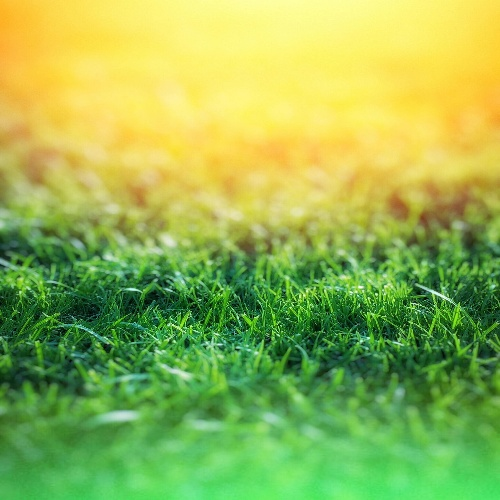
#> input picture Day-03/01.jpg, 500 x 500 px, found by its file name
$ python color_detection.py
#> lines starting #> are read from the running program, lines starting #| are printed output that depends on the picture; after the words box and inside, x2 and y2 are one past the last pixel; in counts of white or black regions, pixels touching at a corner belong together
import cv2
import numpy as np

image = cv2.imread('Day-03/01.jpg')
#> image is the input picture: shape (500, 500, 3); mean B, G, R 81.3, 181.2, 149.3

image = cv2.resize(image, (500, 500))
cv2.imshow("Original Image", image)
cv2.waitKey(0)
cv2.destroyAllWindows()

"""
----------------------------------------------------------------
CONVERTING THE IMAGE TO HSV:

Why?

HSV is more robust and easier to use when you need to detect specific colors regardless of lighting variations.
BGR colors are represented through combinations of red, green, and blue components.
These components are highly sensitive to lighting variations. This can alter the perceived color.
----------------------------------------------------------------
"""

#Converting the image to HSV
hsv_image = cv2.cvtColor(image, cv2.COLOR_BGR2HSV)
#> hsv_image: shape (500, 500, 3); mean H, S, V 43.7, 152.6, 190.7

"""
----------------------------------------------------------------
LOWER AND UPPER BOUNDARIES FOR THE COLOR:

Explanation:

lower_green =
    [50, 100, 100]
    hue, saturation, and value respectively.

upper_green =
    [70, 255, 255]
    hue, saturation, and value respectively.

Within OpenCV, Hue values are between 0 and 180 to maintain an 8-bit format.
 -Normally, Hue values are between 0 and 360 representing the color wheel.
    -Red[0-10]
    -Orange[10-20]
    -Yellow[20-30]
    -Green[50-70]
    -Cyan[85-95]
    -Blue[110-130]
    -Violet[130-145]
    -Magenta[145-160]

Saturation values are between 0 and 255.

Saturation[0] = No color present in the pixel, it is completely gray.
    - Low saturations appear more washed out.

Saturation[255] = The color is completely saturated. Represents the fullest color intensity,
with no white mixed in.
    - Colors with high saturation will appear more vibrant.

Value values are between 0 and 255.
    - Value[0] = Black. Represents complete darkness, regardless of hue and satursation levels.
    - Value[255] = Brightest intensity of the specified color.
----------------------------------------------------------------
"""


lower_green = np.array([50, 100, 100])
upper_green = np.array([70, 255, 255])

mask = cv2.inRange(hsv_image, lower_green, upper_green)
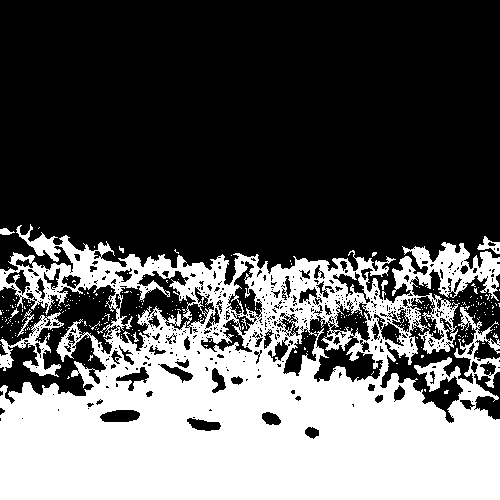
#> mask: shape (500, 500); 35.8% white; 281 white regions (272 under 20 px), largest, box (x1, y1, x2, y2) and area: (0, 224, 500, 500) 87210, (0, 312, 64, 377) 1175, (477, 236, 500, 254) 174

segmented_image = cv2.bitwise_and(image, image, mask=mask)
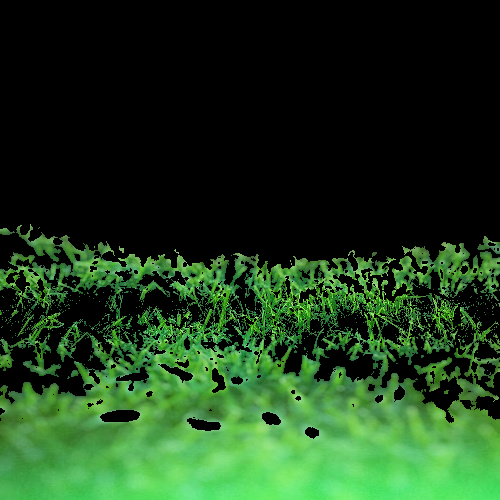
#> segmented_image: shape (500, 500, 3); mean B, G, R 27.1, 60.1, 28.7

cv2.imshow('Segmented Image', segmented_image)
cv2.waitKey(0)
cv2.destroyAllWindows()
cv2.imwrite('Day-03/segmented_image.jpg', segmented_image)
cv2.imwrite('Day-03/mask.jpg', mask)
cv2.imwrite('Day-03/hsv_image.jpg', hsv_image)
cv2.imwrite('Day-03/01.jpg', image)

$ run again, with Day-03/full.jpg copied over Day-03/01.jpg
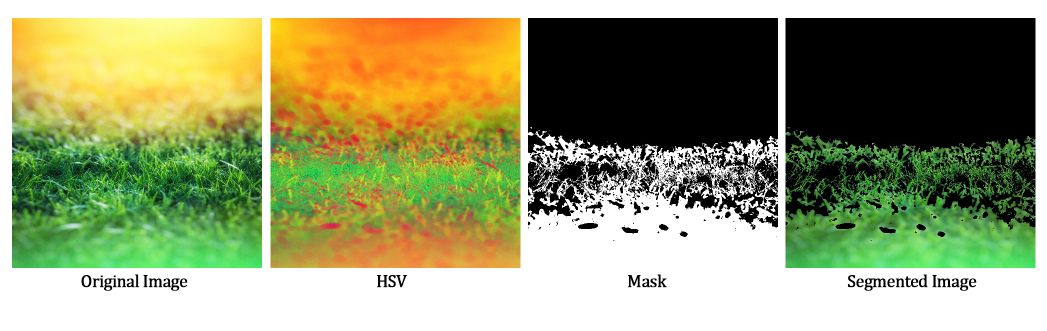
#> input picture Day-03/full.jpg, 2093 x 662 px, found by its file name (shown at 1/2 size)
#> image is the input picture: shape (662, 2093, 3); mean B, G, R 113.6, 157, 152.6
#> image: shape (500, 500, 3)
#> hsv_image: shape (500, 500, 3); mean H, S, V 18.9, 77.9, 167.9
#> `mask = cv2.inRange(hsv_image, lower_green, upper_green)`:
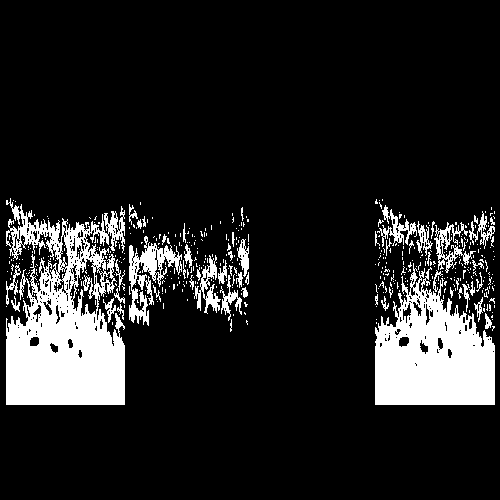
#> mask: shape (500, 500); 13.6% white; 455 white regions (404 under 20 px), largest, box (x1, y1, x2, y2) and area: (6, 198, 125, 405) 15382, (375, 263, 495, 405) 10904, (129, 236, 182, 326) 1694
#> `segmented_image = cv2.bitwise_and(image, image, mask=mask)`:
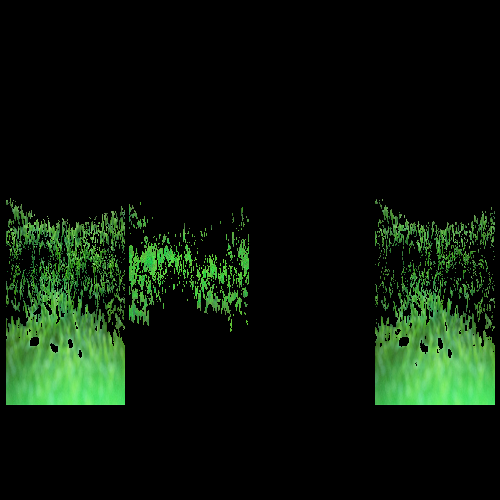
#> segmented_image: shape (500, 500, 3); mean B, G, R 10.2, 23.2, 10.9
